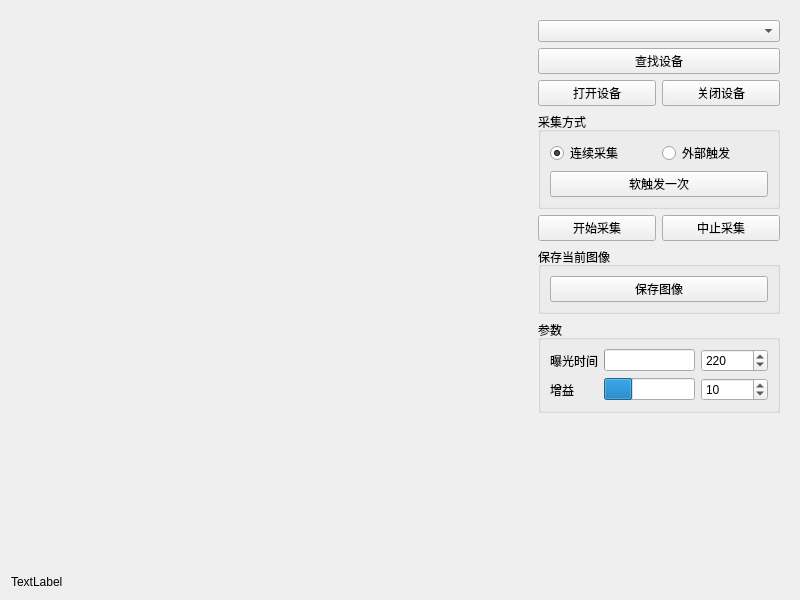
<?xml version="1.0" encoding="UTF-8"?>
<ui version="4.0">
 <class>DahuaVision</class>
 <widget class="QWidget" name="DahuaVision">
  <property name="geometry">
   <rect>
    <x>0</x>
    <y>0</y>
    <width>800</width>
    <height>600</height>
   </rect>
  </property>
  <property name="windowTitle">
   <string>DahuaVision</string>
  </property>
  <layout class="QGridLayout" name="gridLayout" rowstretch="95,1" columnstretch="8,2">
   <item row="0" column="0">
    <widget class="CamWidget" name="wid_cam" native="true"/>
   </item>
   <item row="1" column="0">
    <widget class="QLabel" name="lb_framecount">
     <property name="text">
      <string>TextLabel</string>
     </property>
    </widget>
   </item>
   <item row="0" column="1" rowspan="2">
    <widget class="QWidget" name="wid_toolbox" native="true">
     <layout class="QGridLayout" name="gridLayout_4" rowstretch="0,0,0,0,0,0,0,0,0,0">
      <item row="5" column="0">
       <widget class="QPushButton" name="btn_startCapturing">
        <property name="enabled">
         <bool>true</bool>
        </property>
        <property name="text">
         <string>开始采集</string>
        </property>
       </widget>
      </item>
      <item row="5" column="1">
       <widget class="QPushButton" name="btn_pauseCapture">
        <property name="enabled">
         <bool>true</bool>
        </property>
        <property name="text">
         <string>中止采集</string>
        </property>
       </widget>
      </item>
      <item row="0" column="0" colspan="2">
       <widget class="QComboBox" name="cb_device">
        <property name="enabled">
         <bool>true</bool>
        </property>
       </widget>
      </item>
      <item row="3" column="1">
       <widget class="QPushButton" name="btn_closeDevice">
        <property name="enabled">
         <bool>true</bool>
        </property>
        <property name="text">
         <string>关闭设备</string>
        </property>
       </widget>
      </item>
      <item row="3" column="0">
       <widget class="QPushButton" name="btn_openDevice">
        <property name="enabled">
         <bool>true</bool>
        </property>
        <property name="text">
         <string>打开设备</string>
        </property>
       </widget>
      </item>
      <item row="1" column="0" colspan="2">
       <widget class="QPushButton" name="btn_findDevice">
        <property name="text">
         <string>查找设备</string>
        </property>
       </widget>
      </item>
      <item row="4" column="0" colspan="2">
       <widget class="QGroupBox" name="gb_trigger">
        <property name="title">
         <string>采集方式</string>
        </property>
        <layout class="QGridLayout" name="gridLayout_2">
         <item row="0" column="1">
          <widget class="QRadioButton" name="rb_trigLine">
           <property name="text">
            <string>外部触发</string>
           </property>
          </widget>
         </item>
         <item row="0" column="0">
          <widget class="QRadioButton" name="rb_continous">
           <property name="text">
            <string>连续采集</string>
           </property>
           <property name="checked">
            <bool>true</bool>
           </property>
          </widget>
         </item>
         <item row="1" column="0" colspan="2">
          <widget class="QPushButton" name="btn_softTrigger">
           <property name="text">
            <string>软触发一次</string>
           </property>
          </widget>
         </item>
        </layout>
       </widget>
      </item>
      <item row="7" column="0" colspan="2">
       <widget class="QGroupBox" name="gb_image">
        <property name="enabled">
         <bool>true</bool>
        </property>
        <property name="title">
         <string>保存当前图像</string>
        </property>
        <layout class="QGridLayout" name="gridLayout_5">
         <item row="0" column="0">
          <widget class="QPushButton" name="btn_saveBmp">
           <property name="text">
            <string>保存图像</string>
           </property>
          </widget>
         </item>
        </layout>
       </widget>
      </item>
      <item row="8" column="0" colspan="2">
       <widget class="QGroupBox" name="gb_param">
        <property name="enabled">
         <bool>true</bool>
        </property>
        <property name="title">
         <string>参数</string>
        </property>
        <layout class="QGridLayout" name="gridLayout_6" columnstretch="0,0,0">
         <item row="1" column="1">
          <widget class="QProgressBar" name="pb_expTime">
           <property name="maximum">
            <number>1000000</number>
           </property>
           <property name="value">
            <number>220</number>
           </property>
           <property name="textVisible">
            <bool>false</bool>
           </property>
          </widget>
         </item>
         <item row="3" column="0">
          <widget class="QLabel" name="lb_gain">
           <property name="text">
            <string>增益</string>
           </property>
          </widget>
         </item>
         <item row="3" column="2">
          <widget class="QSpinBox" name="sb_gain">
           <property name="maximum">
            <number>32</number>
           </property>
           <property name="value">
            <number>10</number>
           </property>
          </widget>
         </item>
         <item row="1" column="2">
          <widget class="QSpinBox" name="sb_expTime">
           <property name="maximum">
            <number>1000000</number>
           </property>
           <property name="value">
            <number>220</number>
           </property>
          </widget>
         </item>
         <item row="1" column="0">
          <widget class="QLabel" name="lb_expTime">
           <property name="text">
            <string>曝光时间</string>
           </property>
          </widget>
         </item>
         <item row="3" column="1">
          <widget class="QProgressBar" name="pb_gain">
           <property name="maximum">
            <number>32</number>
           </property>
           <property name="value">
            <number>10</number>
           </property>
           <property name="textVisible">
            <bool>false</bool>
           </property>
          </widget>
         </item>
        </layout>
       </widget>
      </item>
      <item row="9" column="0" colspan="2">
       <spacer name="verticalSpacer">
        <property name="orientation">
         <enum>Qt::Vertical</enum>
        </property>
        <property name="sizeHint" stdset="0">
         <size>
          <width>20</width>
          <height>40</height>
         </size>
        </property>
       </spacer>
      </item>
     </layout>
    </widget>
   </item>
  </layout>
 </widget>
 <customwidgets>
  <customwidget>
   <class>CamWidget</class>
   <extends>QWidget</extends>
   <header location="global">camwidget.h</header>
   <container>1</container>
  </customwidget>
 </customwidgets>
 <resources/>
 <connections>
  <connection>
   <sender>btn_findDevice</sender>
   <signal>clicked()</signal>
   <receiver>DahuaVision</receiver>
   <slot>btn_findDevice_clicked()</slot>
   <hints>
    <hint type="sourcelabel">
     <x>616</x>
     <y>57</y>
    </hint>
    <hint type="destinationlabel">
     <x>552</x>
     <y>54</y>
    </hint>
   </hints>
  </connection>
  <connection>
   <sender>btn_openDevice</sender>
   <signal>clicked()</signal>
   <receiver>DahuaVision</receiver>
   <slot>btn_openDevice_clicked()</slot>
   <hints>
    <hint type="sourcelabel">
     <x>615</x>
     <y>86</y>
    </hint>
    <hint type="destinationlabel">
     <x>553</x>
     <y>89</y>
    </hint>
   </hints>
  </connection>
  <connection>
   <sender>btn_closeDevice</sender>
   <signal>clicked()</signal>
   <receiver>DahuaVision</receiver>
   <slot>btn_closeDevice_clicked()</slot>
   <hints>
    <hint type="sourcelabel">
     <x>752</x>
     <y>88</y>
    </hint>
    <hint type="destinationlabel">
     <x>793</x>
     <y>87</y>
    </hint>
   </hints>
  </connection>
  <connection>
   <sender>btn_startCapturing</sender>
   <signal>clicked()</signal>
   <receiver>DahuaVision</receiver>
   <slot>btn_startCapturing_clicked()</slot>
   <hints>
    <hint type="sourcelabel">
     <x>657</x>
     <y>219</y>
    </hint>
    <hint type="destinationlabel">
     <x>553</x>
     <y>114</y>
    </hint>
   </hints>
  </connection>
  <connection>
   <sender>btn_pauseCapture</sender>
   <signal>clicked()</signal>
   <receiver>DahuaVision</receiver>
   <slot>btn_pauseCapturing_clicked()</slot>
   <hints>
    <hint type="sourcelabel">
     <x>781</x>
     <y>219</y>
    </hint>
    <hint type="destinationlabel">
     <x>795</x>
     <y>118</y>
    </hint>
   </hints>
  </connection>
  <connection>
   <sender>btn_saveBmp</sender>
   <signal>clicked()</signal>
   <receiver>DahuaVision</receiver>
   <slot>btn_saveImage_clicked()</slot>
   <hints>
    <hint type="sourcelabel">
     <x>771</x>
     <y>274</y>
    </hint>
    <hint type="destinationlabel">
     <x>553</x>
     <y>180</y>
    </hint>
   </hints>
  </connection>
  <connection>
   <sender>cb_device</sender>
   <signal>activated(int)</signal>
   <receiver>DahuaVision</receiver>
   <slot>cb_device_activated(int)</slot>
   <hints>
    <hint type="sourcelabel">
     <x>669</x>
     <y>24</y>
    </hint>
    <hint type="destinationlabel">
     <x>673</x>
     <y>5</y>
    </hint>
   </hints>
  </connection>
  <connection>
   <sender>sb_expTime</sender>
   <signal>valueChanged(int)</signal>
   <receiver>DahuaVision</receiver>
   <slot>sb_expTime_valueChanged(int)</slot>
   <hints>
    <hint type="sourcelabel">
     <x>771</x>
     <y>336</y>
    </hint>
    <hint type="destinationlabel">
     <x>797</x>
     <y>305</y>
    </hint>
   </hints>
  </connection>
  <connection>
   <sender>sb_gain</sender>
   <signal>valueChanged(int)</signal>
   <receiver>DahuaVision</receiver>
   <slot>sb_gain_valueChanged(int)</slot>
   <hints>
    <hint type="sourcelabel">
     <x>771</x>
     <y>365</y>
    </hint>
    <hint type="destinationlabel">
     <x>799</x>
     <y>373</y>
    </hint>
   </hints>
  </connection>
  <connection>
   <sender>btn_softTrigger</sender>
   <signal>clicked()</signal>
   <receiver>DahuaVision</receiver>
   <slot>btn_softTrigger_clicked()</slot>
   <hints>
    <hint type="sourcelabel">
     <x>658</x>
     <y>166</y>
    </hint>
    <hint type="destinationlabel">
     <x>530</x>
     <y>169</y>
    </hint>
   </hints>
  </connection>
 </connections>
 <slots>
  <slot>btn_openDevice_clicked()</slot>
  <slot>btn_closeDevice_clicked()</slot>
  <slot>btn_findDevice_clicked()</slot>
  <slot>btn_pauseCapturing_clicked()</slot>
  <slot>btn_startCapturing_clicked()</slot>
  <slot>btn_saveImage_clicked()</slot>
  <slot>cb_device_activated(int)</slot>
  <slot>sb_gain_valueChanged(int)</slot>
  <slot>sb_expTime_valueChanged(int)</slot>
  <slot>btn_softTrigger_clicked()</slot>
 </slots>
</ui>
